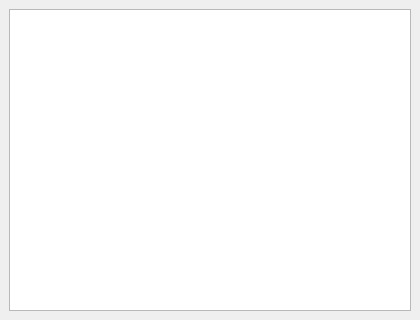
<?xml version="1.0" encoding="UTF-8"?>
<ui version="4.0">
 <class>MainWindow</class>
 <widget class="QMainWindow" name="MainWindow">
  <property name="geometry">
   <rect>
    <x>0</x>
    <y>0</y>
    <width>420</width>
    <height>320</height>
   </rect>
  </property>
  <property name="windowTitle">
   <string>tabla</string>
  </property>
  <widget class="QWidget" name="centralwidget">
   <layout class="QVBoxLayout" name="verticalLayout">
    <item>
     <widget class="QTableView" name="tableView"/>
    </item>
   </layout>
  </widget>
 </widget>
 <resources/>
 <connections/>
</ui>
